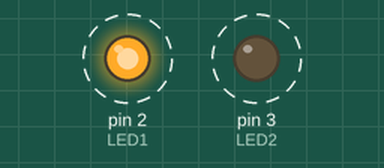
Recording of a sketch running on a simulated Arduino Uno, built with avr-gcc and run on an emulated ATmega328P. Shown: output pins drawn as LEDs (lit = HIGH). Dashed ring = blinking.

Above: at 0.2 s.
Timing chart, 0 to 3.0 s (numbered marks = the images above):
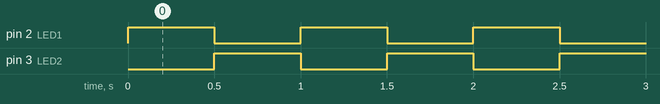

The sketch:

exp05_two_led_alternate.ino
```cpp
const int LED1 = 2;
const int LED2 = 3;

void setup() {
  pinMode(LED1, OUTPUT);
  pinMode(LED2, OUTPUT);
}

void loop() {
  digitalWrite(LED1, HIGH);   // LED1 ON
  digitalWrite(LED2, LOW);    // LED2 OFF
  delay(500);

  digitalWrite(LED1, LOW);    // LED1 OFF
  digitalWrite(LED2, HIGH);   // LED2 ON
  delay(500);
}
```

Measured:
- by itself, pin 2 (LED1), pin 3 (LED2): alternates HIGH for 0.50 s and LOW for 0.50 s
